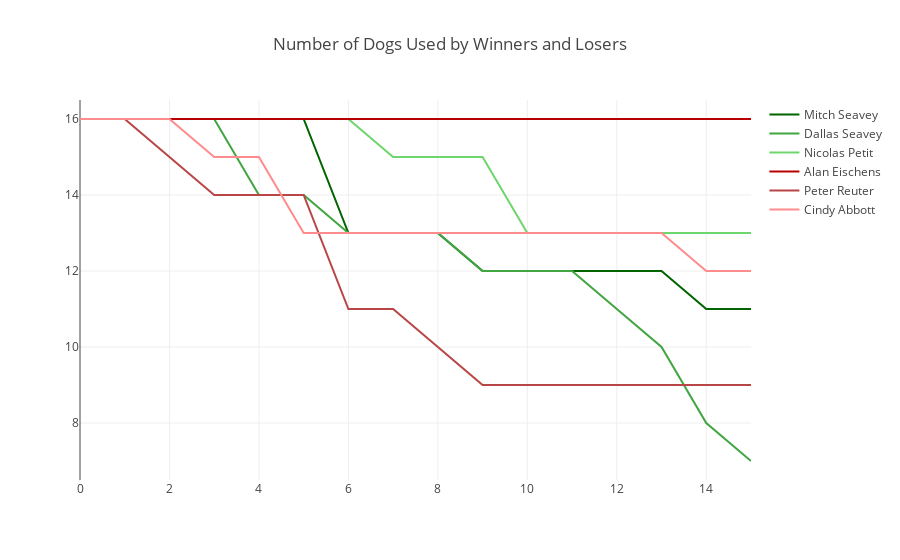

Notebook code cell kept with this figure:
### Code cell
### Visualize

trace_1 = go.Scatter(
    mode = 'lines',
    x = checkpoints[0],
    y = win_los_dogs[0],
    name = win_los_names[0],
    line=dict(color = '#006400'))

trace_2 = go.Scatter(
    mode = 'lines',
    x = checkpoints[1],
    y = win_los_dogs[1],
    name = win_los_names[1],
    line=dict(color = '	#41A541'))

trace_3 = go.Scatter(
    mode = 'lines',
    x = checkpoints[2],
    y = win_los_dogs[2],
    name = win_los_names[2],
    line=dict(color = '#6DD66D'))

trace_4 = go.Scatter(
    mode = 'lines',
    x = checkpoints[3],
    y = win_los_dogs[3],
    name = win_los_names[3],
    line=dict(color = '#B90000'))

trace_5 = go.Scatter(
    mode = 'lines',
    x = checkpoints[4],
    y = win_los_dogs[4],
    name = win_los_names[4],
    line=dict(color = '#B94646'))

trace_6 = go.Scatter(
    mode = 'lines',
    x = checkpoints[5],
    y = win_los_dogs[5],
    name = win_los_names[5],
    line=dict(color = '#FF8C8C'))

layout = go.Layout(
    title = 'Number of Dogs Used by Winners and Losers')

data = [trace_1, trace_2, trace_3, trace_4, trace_5, trace_6]

fig = go.Figure(data=data, layout=layout)
py.offline.iplot(fig)

### Figure 1 — Plotly figure (JSON) as saved in the notebook; plotly's stock layout.template omitted (floating-point values rounded to 4 significant figures)
{"data": [{"line": {"color": "#006400"}, "mode": "lines", "name": "Mitch Seavey", "type": "scatter", "x": "Fairbanks", "y": [16, 16, 16, 16, 16, 16, 13, 13, 13, 12, 12, 12, 12, 12, 11, 11]}, {"line": {"color": "\t#41A541"}, "mode": "lines", "name": "Dallas Seavey", "type": "scatter", "x": "Nenana", "y": [16, 16, 16, 16, 14, 14, 13, 13, 13, 12, 12, 12, 11, 10, 8, 7]}, {"line": {"color": "#6DD66D"}, "mode": "lines", "name": "Nicolas Petit", "type": "scatter", "x": "Manley", "y": [16, 16, 16, 16, 16, 16, 16, 15, 15, 15, 13, 13, 13, 13, 13, 13]}, {"line": {"color": "#B90000"}, "mode": "lines", "name": "Alan Eischens", "type": "scatter", "x": "Tanana", "y": [16, 16, 16, 16, 16, 16, 16, 16, 16, 16, 16, 16, 16, 16, 16, 16]}, {"line": {"color": "#B94646"}, "mode": "lines", "name": "Peter Reuter", "type": "scatter", "x": "Ruby", "y": [16, 16, 15, 14, 14, 14, 11, 11, 10, 9, 9, 9, 9, 9, 9, 9]}, {"line": {"color": "#FF8C8C"}, "mode": "lines", "name": "Cindy Abbott", "type": "scatter", "x": "Galena", "y": [16, 16, 16, 15, 15, 13, 13, 13, 13, 13, 13, 13, 13, 13, 12, 12]}], "layout": {"title": "Number of Dogs Used by Winners and Losers"}}
